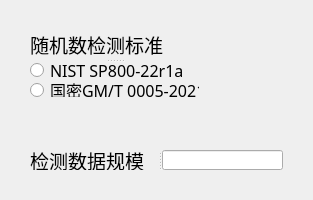
<?xml version="1.0" encoding="UTF-8"?>
<ui version="4.0">
 <class>Form</class>
 <widget class="QWidget" name="Form">
  <property name="windowTitle">
   <string>检测设置</string>
  </property>
  <widget class="QSplitter" name="splitter_2">
   <property name="geometry">
    <rect>
     <x>30</x>
     <y>30</y>
     <width>169</width>
     <height>67</height>
    </rect>
   </property>
   <property name="orientation">
    <enum>Qt::Vertical</enum>
   </property>
   <widget class="QLabel" name="label">
    <property name="font">
     <font>
      <family>楷体</family>
      <pointsize>14</pointsize>
     </font>
    </property>
    <property name="text">
     <string>随机数检测标准</string>
    </property>
   </widget>
   <widget class="QWidget" name="verticalLayoutWidget">
    <layout class="QVBoxLayout" name="verticalLayout">
     <item>
      <widget class="QRadioButton" name="radioButton_2">
       <property name="font">
        <font>
         <family>黑体</family>
         <pointsize>12</pointsize>
        </font>
       </property>
       <property name="text">
        <string>NIST SP800-22r1a</string>
       </property>
      </widget>
     </item>
     <item>
      <widget class="QRadioButton" name="radioButton">
       <property name="font">
        <font>
         <family>黑体</family>
         <pointsize>12</pointsize>
        </font>
       </property>
       <property name="text">
        <string>国密GM/T 0005-2021</string>
       </property>
      </widget>
     </item>
    </layout>
   </widget>
  </widget>
  <widget class="QSplitter" name="splitter">
   <property name="geometry">
    <rect>
     <x>30</x>
     <y>150</y>
     <width>253</width>
     <height>20</height>
    </rect>
   </property>
   <property name="orientation">
    <enum>Qt::Horizontal</enum>
   </property>
   <widget class="QLabel" name="label_3">
    <property name="font">
     <font>
      <family>楷体</family>
      <pointsize>14</pointsize>
     </font>
    </property>
    <property name="text">
     <string>检测数据规模</string>
    </property>
   </widget>
   <widget class="QLineEdit" name="lineEdit"/>
  </widget>
 </widget>
 <resources/>
 <connections/>
</ui>
